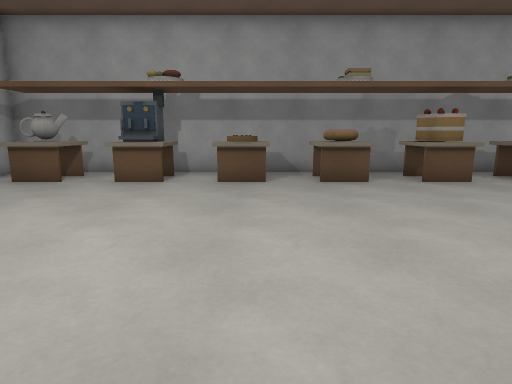
[1] (above)

16 first-person views from a walk through a level from a Godot 3-D game. The camera is 1.2 m above the floor, tilts 10° down and sees 75° across. The floor is counted in squares, 1 m on a side. Each view is taken from the middle of a square. On the plan, view 1 faces up. The plan holds only what a view shows up to about 14 squares ahead; the rest is blank.

[2]
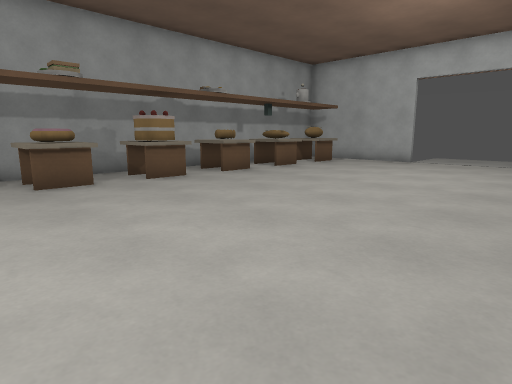

[3]
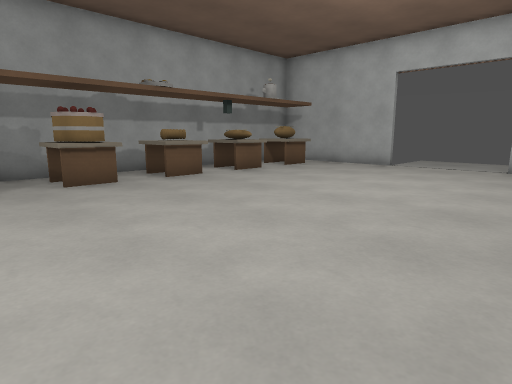

[4]
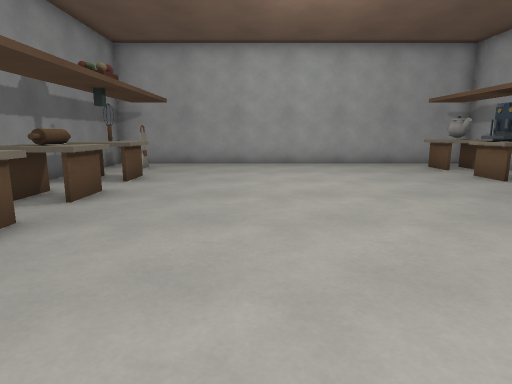

[5]
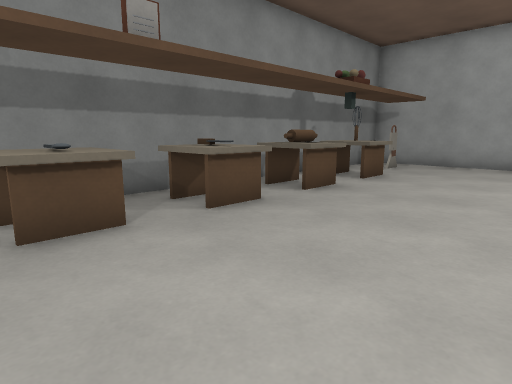

[6]
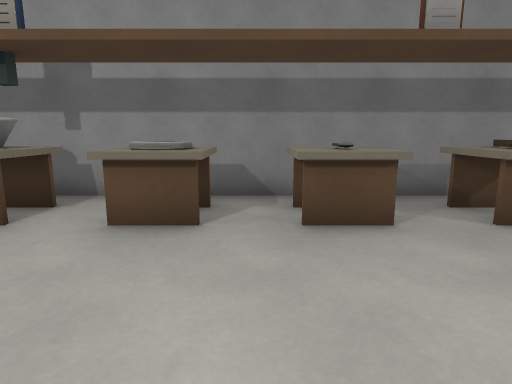

[7]
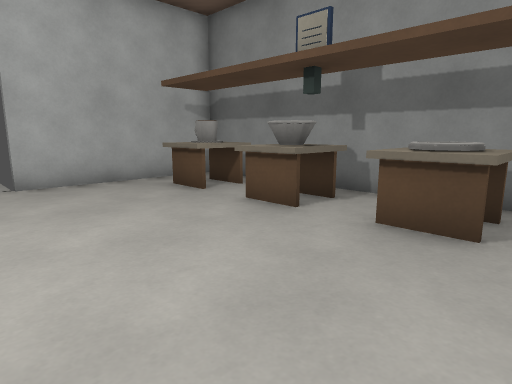

[8]
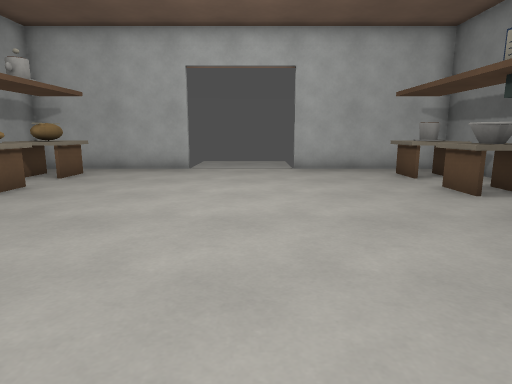

[9]
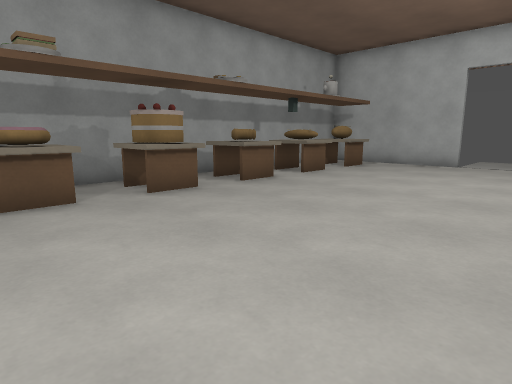

[10]
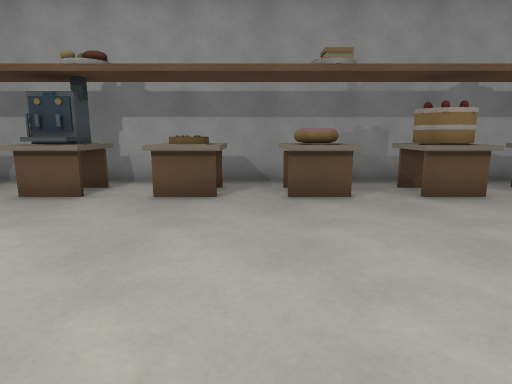

[11]
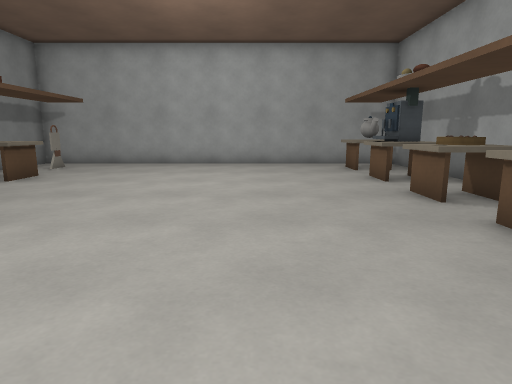

[12]
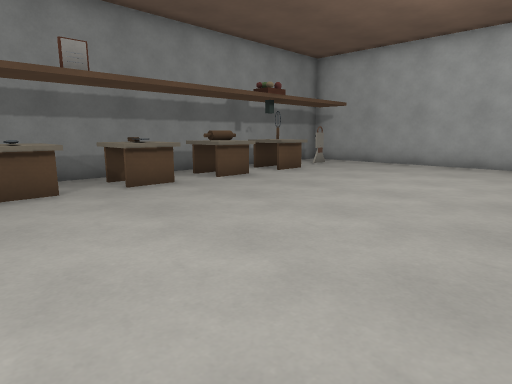

[13]
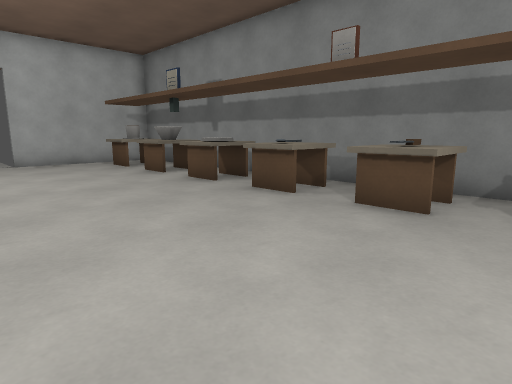

[14]
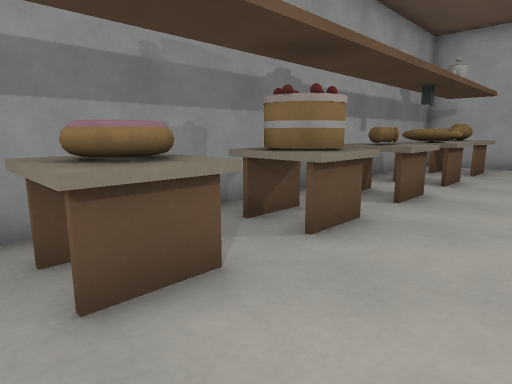

[15]
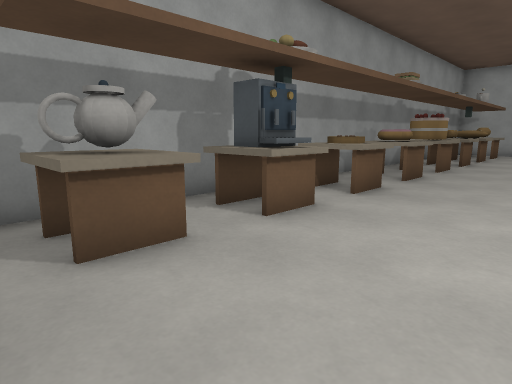

[16]
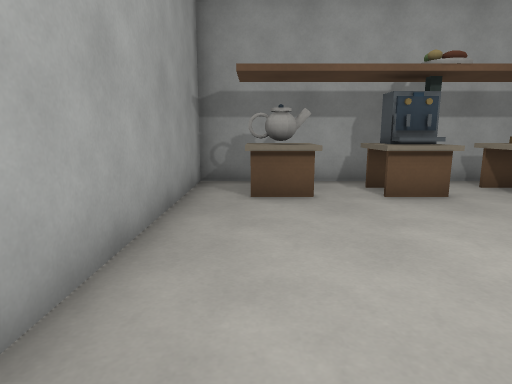

### Floor plan
Ten units are one square. View 1 is at (0, 0); x grows to the right and y downward. Boxes are objects, and circles mark ways between rooms. Rooms are numbered by the first view taken in them; rooms with no view inside come last. Other rooms are left out.
<svg viewBox="-79 -109 228 148">
<path fill="none" stroke="#000" d="M15 13 29 13M21 24 21 14M144 -52 144 -74M144 4 144 -18M-74 -94 -74 34 -15 34M41 11 54 11 54 26M41 13 55 13M48 18 48 23M68 13 80 13M30 -81 16 -81 16 -85M55 -81 41 -81M29 -83 15 -83M55 -83 41 -83M16 26 16 11 29 11M68 26 68 11 81 11M3 -81 -11 -81M2 -83 -10 -83M-11 11 3 11 3 26M81 -81 68 -81M-10 13 2 13M92 11 106 11M80 -83 68 -83M92 13 106 13M-23 -81 -36 -81 -36 -85M-22 -83 -36 -83M-36 11 -23 11M-36 13 -22 13M119 11 132 11M119 13 131 13M106 -94 92 -94M-48 -81 -62 -81 -62 -96M-49 -83 -61 -83M132 -81 119 -81M131 -83 119 -83M-15 34 114 34M119 26 119 11M144 -74 144 -104 75 -104M119 -81 119 -85M35 -104 -15 -104M3 -95 3 -81M41 -81 41 -96M-15 -104 -64 -104M-48 -96 -48 -81M-11 -81 -11 -96M75 -104 35 -104M68 -81 68 -85M114 34 144 34 144 4M-64 -104 -74 -104 -74 -94"/>
<rect x="-35" y="15" width="10" height="10" fill="#bbb"><title>other object</title></rect>
<rect x="-25" y="15" width="10" height="10" fill="#bbb"><title>other object</title></rect>
<rect x="95" y="-85" width="10" height="10" fill="#bbb"><title>other object</title></rect>
<rect x="95" y="15" width="10" height="10" fill="#bbb"><title>bowl</title></rect>
<rect x="115" y="-95" width="10" height="10" fill="#bbb"><title>bread</title></rect>
<rect x="15" y="-95" width="10" height="10" fill="#bbb"><title>other object</title></rect>
<rect x="25" y="-95" width="10" height="10" fill="#bbb"><title>other object</title></rect>
<rect x="-35" y="-95" width="10" height="10" fill="#bbb"><title>other object</title></rect>
<rect x="-25" y="-95" width="10" height="10" fill="#bbb"><title>other object</title></rect>
<rect x="65" y="-95" width="10" height="10" fill="#bbb"><title>other object</title></rect>
<circle cx="-20" cy="30" r="3" fill="#2a7"/>
<circle cx="10" cy="15" r="3" fill="#2a7"/>
<circle cx="110" cy="10" r="3" fill="#2a7"/>
<circle cx="60" cy="15" r="3" fill="#2a7"/>
<circle cx="110" cy="-85" r="3" fill="#2a7"/>
<circle cx="140" cy="-85" r="3" fill="#2a7"/>
<circle cx="10" cy="-80" r="3" fill="#2a7"/>
<circle cx="-40" cy="-80" r="3" fill="#2a7"/>
<circle cx="60" cy="-70" r="3" fill="#2a7"/>
<circle cx="140" cy="15" r="3" fill="#2a7"/>
<circle cx="-70" cy="-85" r="3" fill="#2a7"/>
<circle cx="125" cy="30" r="3" fill="#2a7"/>
<circle cx="80" cy="-100" r="3" fill="#2a7"/>
<circle cx="-10" cy="-100" r="3" fill="#2a7"/>
<circle cx="40" cy="-100" r="3" fill="#2a7"/>
<circle cx="-55" cy="-100" r="3" fill="#2a7"/>
<text x="40" y="-30">1</text>
<text x="60" y="30">2</text>
<text x="120" y="-90">3</text>
<text x="10" y="-100">4</text>
<text x="-40" y="-100">5</text>
<text x="60" y="-90">6</text>
<text x="130" y="30">7</text>
<text x="-70" y="-100">8</text>
</svg>
Room 1 opens to room 2. Room 1 opens to room 3. Room 1 opens to room 4. Room 1 opens to room 5. Room 1 opens to room 6. Room 1 opens to room 7. Room 1 opens to room 8. Room 2 opens to room 7. Room 3 opens to room 6. Room 4 opens to room 5. Room 4 opens to room 6. Room 5 opens to room 8.

Where each view was taken, in squares from view 1:
view 1: 0 up, 0 right, facing up
view 2: 0 up, 0 right, facing up-right
view 3: 0 up, 2 right, facing up-right
view 4: 2 up, 6 right, facing left
view 5: 3 up, 6 right, facing down-left
view 6: 3 up, 6 right, facing down
view 7: 3 up, 6 right, facing down-right
view 8: 3 up, 3 right, facing right
view 9: 2 up, 1 right, facing up-right
view 10: 2 up, 1 right, facing up
view 11: 5 up, 6 right, facing left
view 12: 6 up, 6 right, facing down-left
view 13: 4 up, 0 right, facing down-right
view 14: 6 up, 1 right, facing up-right
view 15: 5 up, 7 left, facing up-right
view 16: 2 up, 6 left, facing up
